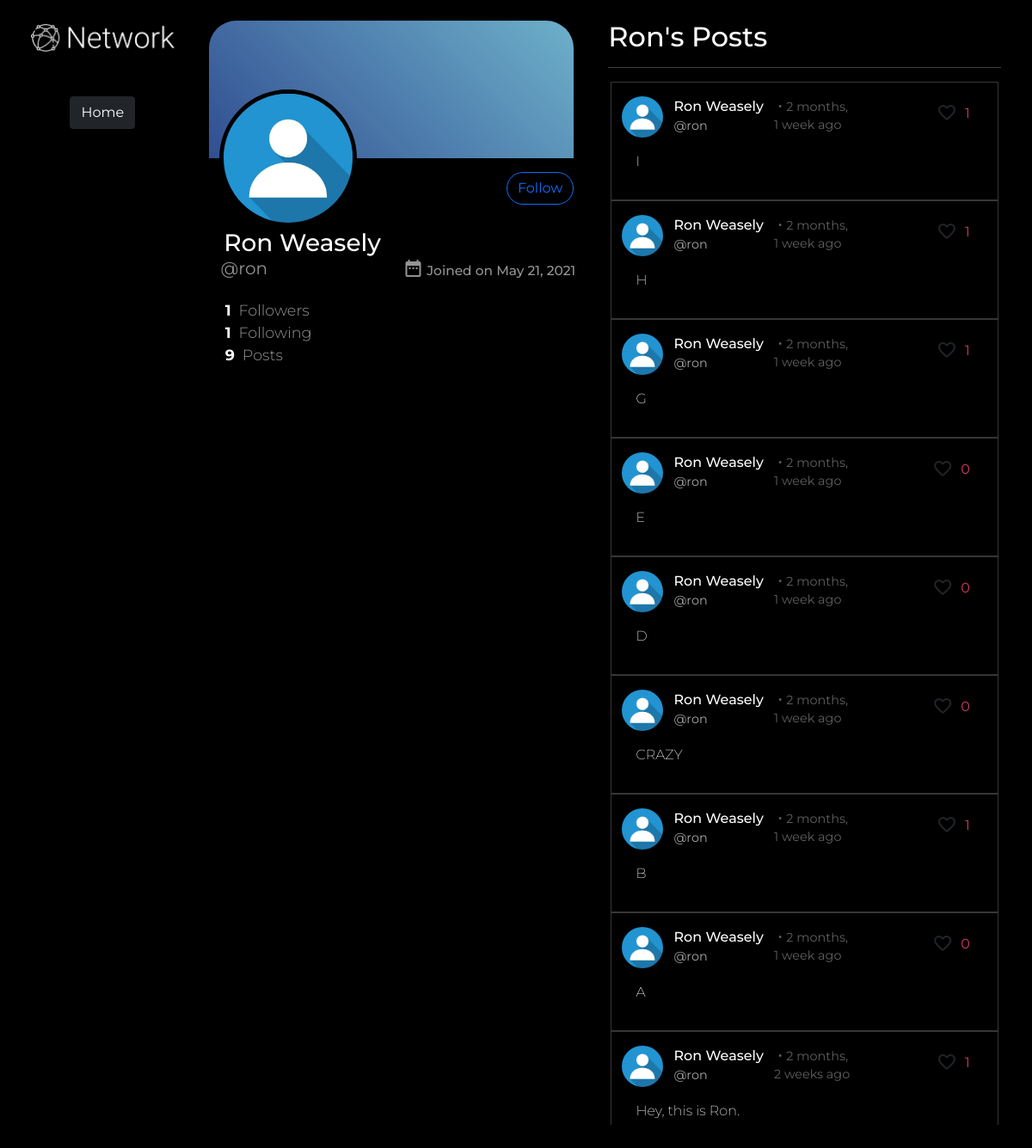
/profile/18 (signed in), run on the app's committed database.
### network/models.py (models this page shows, shortened)
class User(AbstractUser):
    pass

class Profile(models.Model):
    user = models.OneToOneField(User, on_delete=models.CASCADE)
    profile_pic = models.ImageField(upload_to="profile_pics", blank=True)
    timestamp = models.DateField(auto_now_add=True)

class Post(models.Model):
    creator = models.ForeignKey(User, on_delete=models.CASCADE, related_name="posts")
    content = models.CharField(max_length=255)
    timestamp = models.DateTimeField(auto_now_add=True)
    def liked_users(self):
        return [x[0] for x in self.likes.values_list("user_id")]

### network/views.py (the view)
# urls.py: path("profile/<int:id>", views.profile, name="profile"),
@login_required(login_url="login")
def profile(request, id):
    user = User.objects.get(pk=id)
    login_user = request.user
    following = Follower.objects.filter(follower=login_user, following=user).exists()
    return render(request, "network/profile.html", {
        "user": user,
        "posts": reversed(user.posts.all()),
        "followers_count": user.followers.count(),
        "following_count": user.following.count(),
        "post_count": user.posts.count(),
        "following": following
    })

### network/templates/network/profile.html (shortened to what this page needs)
{% extends "network/layout.html" %}
{% load static %}
{% load humanize %}
{% block nav %}
    <a class="btn btn-dark" href="{% url 'index' %}">Home</a>
{% endblock %}
{% block body %}
    <div class="col">
        <div class="row profile-cover">
            <div>
                {% if user.profile.profile_pic.url != None %}
                    <img class="profile-pic-page" src="{{ user.profile.profile_pic.url }}" alt="Profile Picture">
                {% else %}
                    <img class="profile-pic-page" src="{% static 'network/media/default-profile-picture.jpg' %}" alt="Profile Picture">
                {% endif %}
            </div>
        </div>
        <div>
            {% if user == request.user %}
                <div style="visibility: hidden;" class="follow-button">
                    <button  type="button" class="btn btn-outline-danger rounded-pill">Unfollow</button>
                </div>
            {% else %}
                {% if following %}
                    <div class="follow-button">
                        <button type="button" id="follow" class="btn btn-outline-danger rounded-pill" data-user-id="{{ user.pk }}">Unfollow</button>
                    </div>
                {% else %}
                    <div class="follow-button">
                        <button type="button" id="follow" class="btn btn-outline-primary rounded-pill" data-user-id="{{ user.pk }}">Follow</button>
                    </div>
                {% endif %}
            {% endif %}
            <h3 class="profile-page-name">
                {{ user.first_name }} {{ user.last_name }}
                <div class="date-created">
                    <span class="material-icons calendar-icon">date_range</span>
                    <span class="date-text">Joined on {{ user.profile.timestamp }}</span>
                </div>
            </h3>
            <h5 class="profile-page-username">
                @{{ user.username }}
            </h5>
            <div class="profile-follow mt-4"><strong id="follower_count">{{ followers_count }}</strong>Followers</div>
            <div class="profile-follow"><strong>{{ following_count }}</strong>Following</div>
            <div class="profile-follow"><strong>{{ post_count }}</strong>Posts</div>
        </div>
    </div>
    <div class="col">
        <h2>{{ user.first_name }}'s Posts</h2>
        <hr>
        <div class="post-list">
            {% for post in posts %}
                <div class="row posts">
                    <div class="row">
                        <div class="col-auto">
                            {% if post.creator.profile.profile_pic.url != None %}
                                <img class="profile-pic-post" src="{{ post.creator.profile.profile_pic.url }}" alt="Profile Picture">
                            {% else %}
                                <img class="profile-pic-post" src="{% static 'network/media/default-profile-picture.jpg' %}" alt="Profile Picture">
                            {% endif %}
                        </div>
                        <div class="col-auto">
                            <div class="row profile-name-post">
                                {{ post.creator.first_name }}
                                {{ post.creator.last_name }}
                            </div>
                            <div class="row">
                                <a class="profile-username-post" href="{% url 'profile' id=post.creator.pk %}">@{{ post.creator.username }}</a>
                            </div>
                        </div>
                        <div class="col time">
                            ・{{ post.timestamp|naturaltime }}
                        </div>
                        <div class="col d-grid gap-2 d-md-flex justify-content-md-end pe-0" id="toolbar-buttons">
                            {% if request.user.pk in post.liked_users %}
                                <button class="material-icons-round btn btn-bg-transparent p-0 like-button" id="like-button" data-post-id="{{ post.pk }}">
                                    favorite
                                </button>
                            {% else %}
                                <button class="material-icons-round btn btn-bg-transparent p-0 unlike-button" id="like-button" data-post-id="{{ post.pk }}">
                                </button>
                            {% endif %}
                            <span class="like-count" id="like-count-{{ post.pk }}">{{ post.likes.count }}</span>
                        </div>
                    </div>
                    <div class="row content-post" id="content-{{ post.pk }}">
                        {{ post.content }}
                    </div>
                </div>
            {% endfor %}
        </div>
    </div>
{% endblock %}

### network/static/network/styles.css (style rules this page uses)
* { margin: 0; padding: 0; box-sizing: border-box; }
body { background-color: black; color: white; font-family: 'Montserrat', sans-serif; }
.posts { border: .5px solid rgb(54, 54, 54); padding: 1em 0; margin: 0 .2em; }
.profile-pic-post { height: 3em; width: 3em; object-fit: cover; border-radius: 50%; }
.profile-name-post { font-size: 1em; font-weight: 500; }
.profile-username-post { font-size: .9em; color: rgb(167, 167, 167); padding: 0; text-decoration: none; }
.content-post { margin: 1em; font-weight: 200; }
.post-list { height: 78vh; overflow-x: hidden; overflow-y: auto; }
.time { font-size: .9em; color: rgb(95, 95, 95); margin-top: 0.1em; }
.profile-cover { background: linear-gradient(45deg, rgba(49,78,145,1) 0%, rgba(109,176,202,1) 100%); height: 10em; border-top-left-radius: 2em; border-top-right-radius: 2em; margin: 0 1em; position: relative; }
.profile-pic-page { position: absolute; top: 50%; left: 3%; height: 10em; width: 10em; object-fit: cover; border-radius: 50%; border: 5px solid black; }
.profile-page-name { margin-left: 1.2em; margin-top: 1em; margin-bottom: 0; }
.profile-page-username { margin-left: 1.5em; margin-top: 0; font-weight: 400; color: rgb(148, 148, 148); }
.follow-button { text-align: end; margin: 1em; }
.profile-follow { margin-left: 2em; font-size: 1.1em; font-weight: 300; color: rgb(148, 148, 148); }
.profile-follow > strong { font-weight: 700; color: white; padding-right: .5em; }
.date-created { float: right; margin-right: 1em; font-size: .5em; color: rgb(148, 148, 148); align-self: flex-end; margin-left: 2em; }
.calendar-icon { vertical-align: bottom; }
.date-text { font-size: 1.1em; }
.unlike-button { height: fit-content; font-size: 1.5em; }
.like-count { margin-top: .5em; margin-right: .5em; color: #CE3A60; }

### data on the page
User: first_name "Ron", last_name "Weasely", profile.timestamp "May 21, 2021", username "ron"
Post: creator.first_name "Ron", creator.last_name "Weasely", creator.username "ron", timestamp "2 months, 1 week ago", likes.count "1", content "I"
Post: creator.first_name "Ron", creator.last_name "Weasely", creator.username "ron", timestamp "2 months, 1 week ago", likes.count "1", content "H"
Post: creator.first_name "Ron", creator.last_name "Weasely", creator.username "ron", timestamp "2 months, 1 week ago", likes.count "1", content "G"
Post: creator.first_name "Ron", creator.last_name "Weasely", creator.username "ron", timestamp "2 months, 1 week ago", likes.count "0", content "E"
Post: creator.first_name "Ron", creator.last_name "Weasely", creator.username "ron", timestamp "2 months, 1 week ago", likes.count "0", content "D"
Post: creator.first_name "Ron", creator.last_name "Weasely", creator.username "ron", timestamp "2 months, 1 week ago", likes.count "0", content "CRAZY"
Post: creator.first_name "Ron", creator.last_name "Weasely", creator.username "ron", timestamp "2 months, 1 week ago", likes.count "1", content "B"
Post: creator.first_name "Ron", creator.last_name "Weasely", creator.username "ron", timestamp "2 months, 1 week ago", likes.count "0", content "A"
Post: creator.first_name "Ron", creator.last_name "Weasely", creator.username "ron", timestamp "2 months, 2 weeks ago", likes.count "1", content "Hey, this is Ron."

### other printed values
{{ followers_count }} "1"
{{ following_count }} "1"
{{ post_count }} "9"
